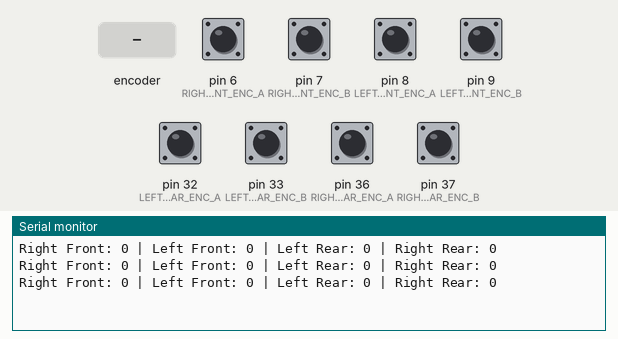
Bench run of a program on a simulated Teensy 4. Shown: the last lines printed to the serial monitor. The inputs (shaded band) are chosen by the test bench; at power-on: pin 6 (RIGHT_FRONT_ENC_A), pin 7 (RIGHT_FRONT_ENC_B), pin 8 (LEFT_FRONT_ENC_A), pin 9 (LEFT_FRONT_ENC_B), pin 32 (LEFT_REAR_ENC_A), pin 33 (LEFT_REAR_ENC_B), pin 36 (RIGHT_REAR_ENC_A), pin 37 (RIGHT_REAR_ENC_B) HIGH.

Above: at 1.2 s.
1.3 s: rotary encoder on pin 6 (RIGHT_FRONT_ENC_A) / pin 7 (RIGHT_FRONT_ENC_B) turned 1 step (first pin leading)
At 1.9 s:
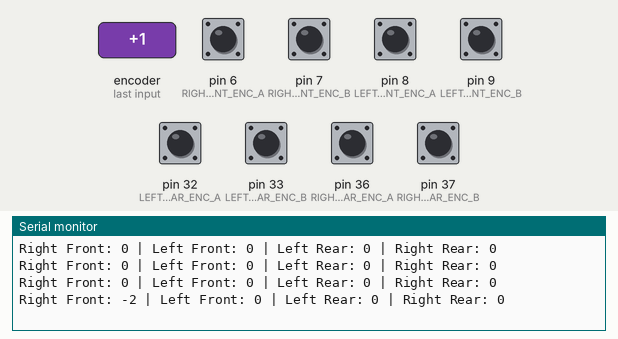
3.0 s: pin 8 (LEFT_FRONT_ENC_A) pulled LOW for 0.15 s
At 3.4 s:
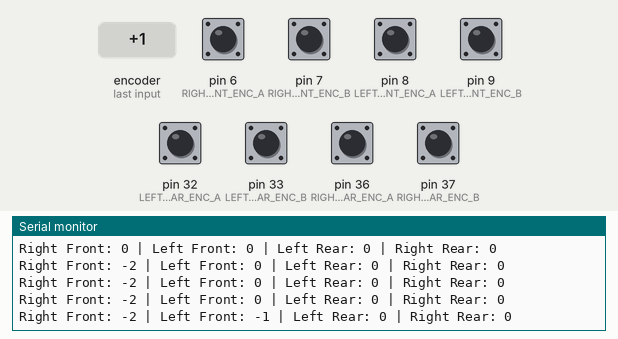
4.6 s: pin 32 (LEFT_REAR_ENC_A) pulled LOW for 1 s
At 5.4 s:
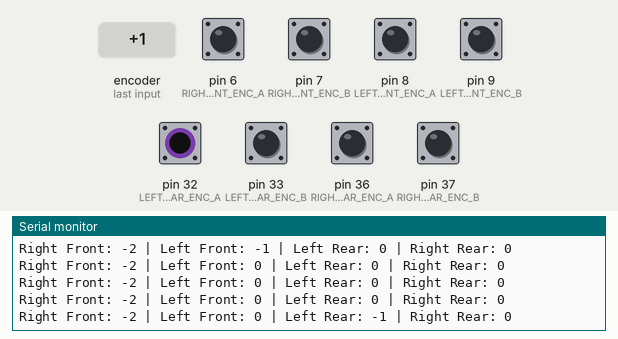
7.1 s: pin 36 (RIGHT_REAR_ENC_A) pulled LOW for 1 s
At 7.9 s:
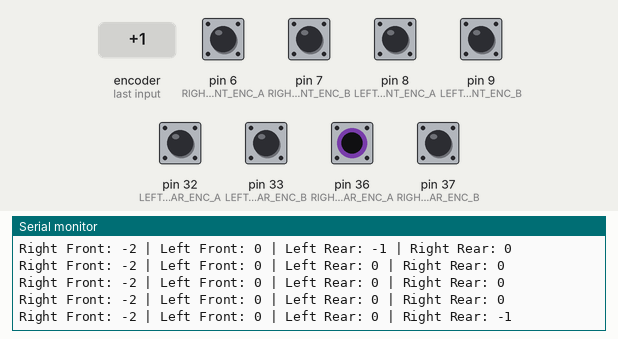
9.6 s: rotary encoder on pin 6 (RIGHT_FRONT_ENC_A) / pin 7 (RIGHT_FRONT_ENC_B) turned 1 step (first pin leading)
At 10.4 s:
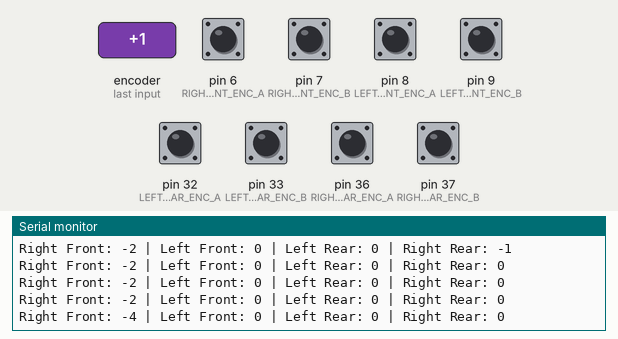
11.3 s: pin 8 (LEFT_FRONT_ENC_A) pulled LOW for 1 s
At 11.9 s:
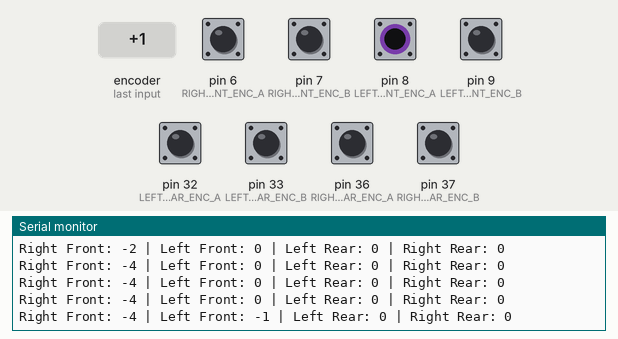
Timing chart, 0 to 14.3 s (numbered marks = the images above; inputs shaded):
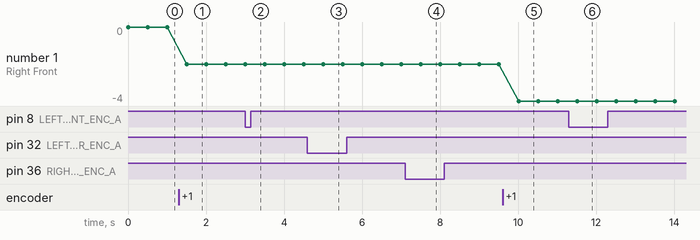

The program:

main.cpp
```cpp
/*
  Minimal Encoder Count Test for a Four‑Wheel Robot

  This sketch reads quadrature encoder data from four wheels and prints the counts
  to the serial monitor every 500 ms.

  Pin configuration (from your robot_config.h):
    RIGHT_FRONT_ENC_A = 6, RIGHT_FRONT_ENC_B = 7
    LEFT_FRONT_ENC_A  = 8, LEFT_FRONT_ENC_B  = 9
    LEFT_REAR_ENC_A   = 32, LEFT_REAR_ENC_B  = 33
    RIGHT_REAR_ENC_A  = 36, RIGHT_REAR_ENC_B = 37

  The wheel indices are defined as follows:
    RIGHT_FRONT = 0
    LEFT_FRONT  = 1
    LEFT_REAR   = 2
    RIGHT_REAR  = 3
*/
#include <Arduino.h>

#define RIGHT_FRONT 0
#define LEFT_FRONT  1
#define LEFT_REAR   2
#define RIGHT_REAR  3

// Encoder pin definitions:
#define RIGHT_FRONT_ENC_A 6
#define RIGHT_FRONT_ENC_B 7

#define LEFT_FRONT_ENC_A 8
#define LEFT_FRONT_ENC_B 9

#define LEFT_REAR_ENC_A 32
#define LEFT_REAR_ENC_B 33

#define RIGHT_REAR_ENC_A 36
#define RIGHT_REAR_ENC_B 37

// Global encoder counts for the four wheels
volatile long encoder_data[4] = {0, 0, 0, 0};

// ISR for Right Front wheel encoder
void encoderISR_RightFront() {
  int b = digitalRead(RIGHT_FRONT_ENC_B);
  if (digitalRead(RIGHT_FRONT_ENC_A) == b)
    encoder_data[RIGHT_FRONT]++;
  else
    encoder_data[RIGHT_FRONT]--;
}

// ISR for Left Front wheel encoder
void encoderISR_LeftFront() {
  int b = digitalRead(LEFT_FRONT_ENC_B);
  if (digitalRead(LEFT_FRONT_ENC_A) == b)
    encoder_data[LEFT_FRONT]++;
  else
    encoder_data[LEFT_FRONT]--;
}

// ISR for Left Rear wheel encoder
void encoderISR_LeftRear() {
  int b = digitalRead(LEFT_REAR_ENC_B);
  if (digitalRead(LEFT_REAR_ENC_A) == b)
    encoder_data[LEFT_REAR]++;
  else
    encoder_data[LEFT_REAR]--;
}

// ISR for Right Rear wheel encoder
void encoderISR_RightRear() {
  int b = digitalRead(RIGHT_REAR_ENC_B);
  if (digitalRead(RIGHT_REAR_ENC_A) == b)
    encoder_data[RIGHT_REAR]++;
  else
    encoder_data[RIGHT_REAR]--;
}

void setup() {
  Serial.begin(115200);  // Open serial monitor at 115200 baud

  // Configure encoder pins as inputs with internal pull-ups
  pinMode(RIGHT_FRONT_ENC_A, INPUT_PULLUP);
  pinMode(RIGHT_FRONT_ENC_B, INPUT_PULLUP);

  pinMode(LEFT_FRONT_ENC_A, INPUT_PULLUP);
  pinMode(LEFT_FRONT_ENC_B, INPUT_PULLUP);

  pinMode(LEFT_REAR_ENC_A, INPUT_PULLUP);
  pinMode(LEFT_REAR_ENC_B, INPUT_PULLUP);

  pinMode(RIGHT_REAR_ENC_A, INPUT_PULLUP);
  pinMode(RIGHT_REAR_ENC_B, INPUT_PULLUP);

  // Attach interrupts to the encoder A channels.
  // digitalPinToInterrupt() ensures compatibility with various Arduino boards.
  attachInterrupt(digitalPinToInterrupt(RIGHT_FRONT_ENC_A), encoderISR_RightFront, CHANGE);
  attachInterrupt(digitalPinToInterrupt(LEFT_FRONT_ENC_A), encoderISR_LeftFront, CHANGE);
  attachInterrupt(digitalPinToInterrupt(LEFT_REAR_ENC_A), encoderISR_LeftRear, CHANGE);
  attachInterrupt(digitalPinToInterrupt(RIGHT_REAR_ENC_A), encoderISR_RightRear, CHANGE);
}

void loop() {
  // Print encoder counts for all four wheels every 500 milliseconds
  Serial.print("Right Front: ");
  Serial.print(encoder_data[RIGHT_FRONT]);
  Serial.print(" | Left Front: ");
  Serial.print(encoder_data[LEFT_FRONT]);
  Serial.print(" | Left Rear: ");
  Serial.print(encoder_data[LEFT_REAR]);
  Serial.print(" | Right Rear: ");
  Serial.println(encoder_data[RIGHT_REAR]);

  delay(500);
}
```

Measured:
- after the input at 1.3 s, the serial monitor: prints a new line after 0.20 s (image 1)
- after the input at 3.0 s, the serial monitor: prints a new line at once (image 2)
- after the input at 4.6 s, the serial monitor: prints a new line after 0.40 s (image 3)
- after the input at 7.1 s, the serial monitor: prints a new line after 0.41 s (image 4)
- after the input at 9.6 s, the serial monitor: prints a new line after 0.41 s (image 5)
- after the input at 11.3 s, the serial monitor: prints a new line after 0.21 s (image 6)
- plotted number 1: 0 → -2 after the input at 1.3 s, -2 → -4 after the input at 9.6 s
